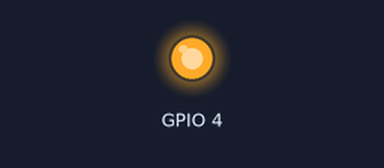
Recording of a program running on a simulated Raspberry Pi (BCM pin numbers). Shown: output pins drawn as LEDs (lit = HIGH). At 0.0 s the program stops and its outputs stay as they are.

Above: at 0.1 s.
Timing chart, 0 to 1.5 s (numbered marks = the images above):
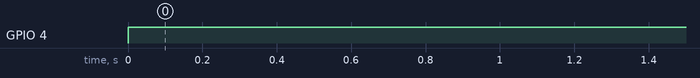

Measured:
- by itself, GPIO 4: LOW → HIGH at 0.00 s

The program:

led_on.py
```python
#! /user/bin/env python3.6

import RPi.GPIO as GPIO

GPIO.cleanup()

GPIO.setmode(GPIO.BCM)
GPIO.setup(4, GPIO.OUT)

GPIO.output(4, GPIO.HIGH)     # turn LED on
# GPIO.output(4, GPIO.LOW)    # turn LED off
```
